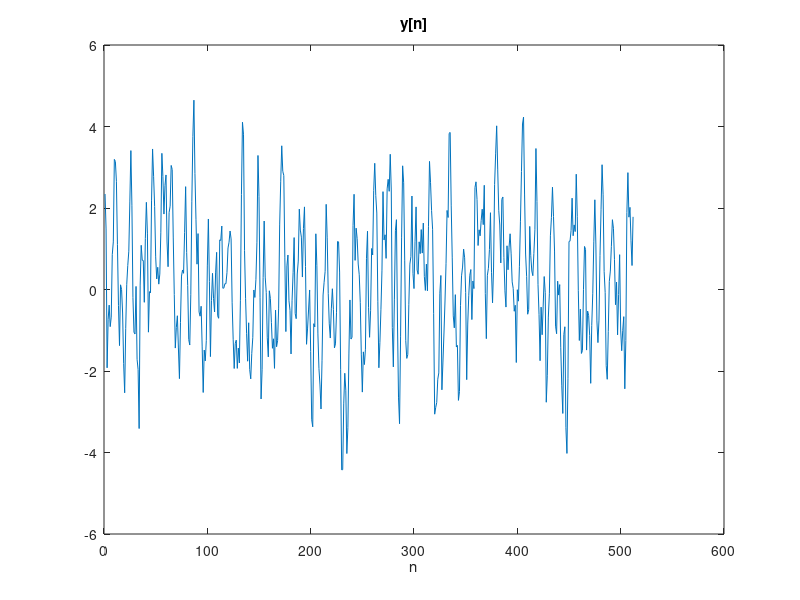
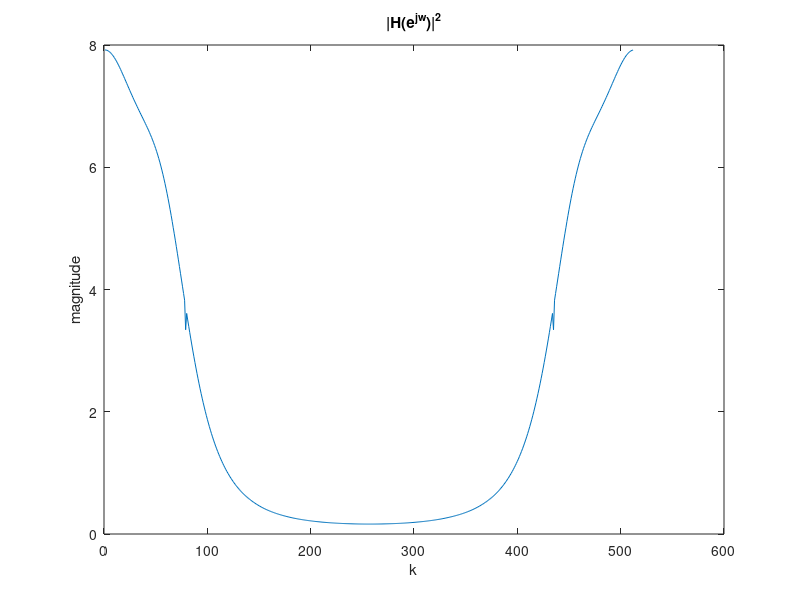
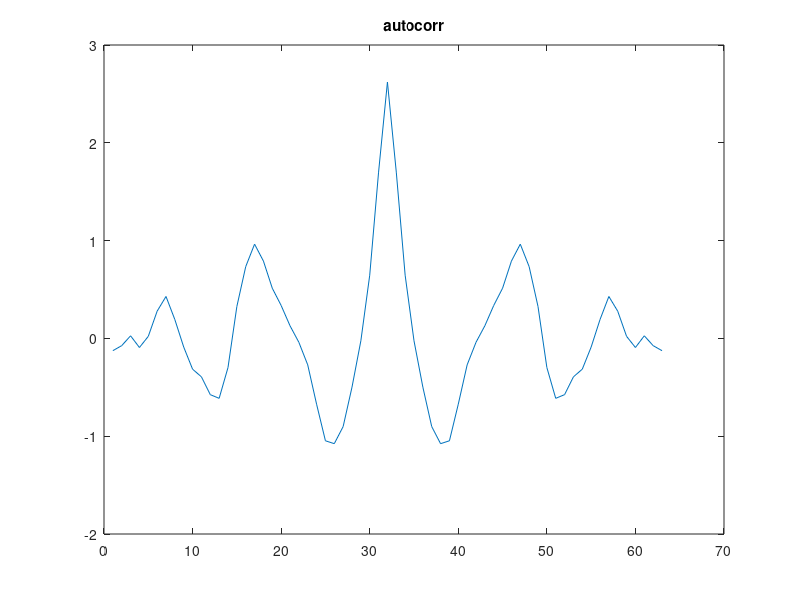
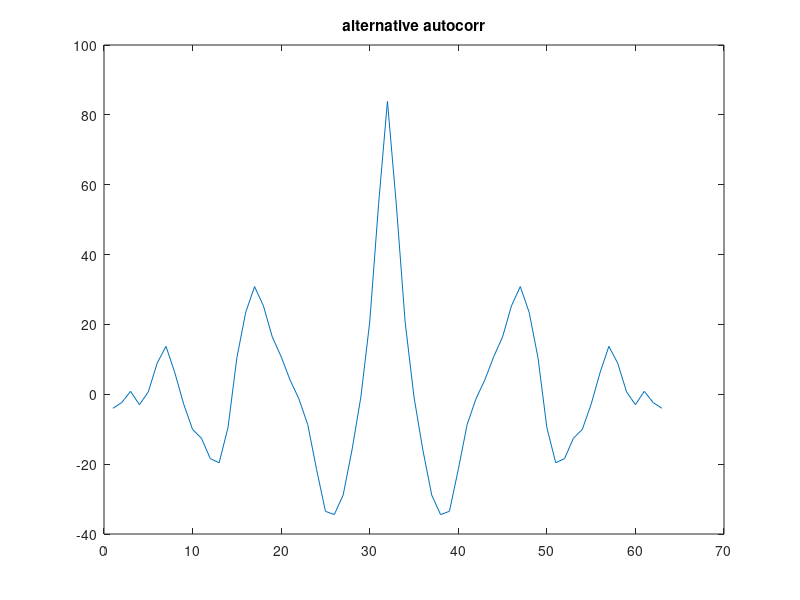

The MATLAB source for these figures, in order: (Note: this script raises an error after producing the figures.)
%% Heading

%Dan Brody
%ECE-310-Digital Signal Processing
%Professor Keene 
%12/15/2021

%*close all is used between sections because there were some errors in
%plots leaking into different sections. set html = false if running code.

html = true;

clc;
close all;

load pj2data.mat

%% Preliminary Plotting

%plotting y and Hejw2

Q = 32;

figure;

plot(1:512, y)
title('y[n]')
xlabel('n')

figure;

plot(1:512, Hejw2)
title('|H(e^{jw})|^2')
ylabel('magnitude')
xlabel('k')



%% A. Autocorrelation and MATLAB

%% A.1

if(html == true)
    close all;
end
figure;

y1_n = y(1:Q);


plot(xcorr(y1_n, y1_n,'biased'))
title('autocorr')

y1_negative_n = fliplr(y1_n);


figure;
plot(conv(y1_negative_n, y1_n))
title('alternative autocorr')

%both autocorrs the same


%before talking about what xcorr would calculate let us talk about 
%biased vs. unbiased estimators. As opposed to biased estimators the 
%expected value of the unbiased estimator of the estimated parameter is 
%the parameter. The biased estimator of autocorrelation (xcorr) 
%is (1/Q) * c_vv [m] where cvv[m] corresponding to the aperiodic correlation of 
%a rectangularly windowed segment of x[n] of length Q. 
%In tandem, however, the unbiased estimator is 1/(Q-|m|) * c_vv [m] 
%so this is the equation that will be calculated when we 
%replace ‘biased’ with ‘unbiased’.

%% A.2

%% (a)

%The fourier transform of the autocorrelation function is the PSD (Power
%Spectral Density) thus the output of the fourier transform must be positive and real.

%% (b)
if(html == true)
    close all;
end
figure;

%Following A.1 c_y1y1[m] = Q * xcorr(y1, y1, 'biased')

cy1_y1 = xcorr(y1_n,y1_n,'biased') * Q;
y_ = fft(cy1_y1,64);
mag = abs(y_);
phse = unwrap(angle(y_));

%plotting magnitude of c_y1y1[m]


stem(1:64,mag)
title('magnitude of 64-point DFT')
xlabel('k')
ylabel('magnitude')

figure;

%plotting phase of c_y1y1[m]

figure;
stem(1:64, phse)
title('phase of 64-point dft')
xlabel('k')
ylabel('phase')

%the relationship between c_y1y1[m] and the deterministic autocorrelation is a
%factor of (1/Q) (i.e. deterministic autocorrelation = (1/Q)*c_y1y1[m]).



%% (c)

if(html == true)
    close all;
end

deterministic_autocorr_1 = (1/Q) * cy1_y1;
deterministic_autocorr_2 =  xcorr(y1_n,y1_n,'biased');


%verifying signal is correct by plotting both signal's phase and magnitude
%response against each other.

y1 = fft(deterministic_autocorr_1,64);
mag1 = abs(y1);
phse1 = unwrap(angle(y1));

y2 = fft(deterministic_autocorr_2,64);
mag2 = abs(y2);
phse2 = unwrap(angle(y2));

%magnitude response subplot

subplot(2,2,1);
stem(1:64,mag1)
title('magnitude of 64-point DFT for Deterministic Autocorr from cy1_y2[m]')
xlabel('k')
ylabel('magnitude')


subplot(2,2,2);
stem(1:64,mag2)
title('magnitude of 64-point DFT for Deterministic Autocorr')
xlabel('k')
ylabel('magnitude')

%phase response subplot

subplot(2,2,3);
stem(1:64,phse1)
title('phase of 64-point DFT for Deterministic Autocorr from c_{y1y2}[m]')
xlabel('k')
ylabel('phase')


subplot(2,2,4);
stem(1:64,phse2)
title('phase of 64-point DFT for Deterministic Autocorr')
xlabel('k')
ylabel('phase')

%% A.3

%% (a)
if(html == true)
    close all;
end
figure;

stem(1:64,mag2)
title('magnitude of 64-point DFT for Deterministic Autocorr')
xlabel('k')
ylabel('magnitude')

%% (b)

if(html == true)
    close all;
end

y1_n_fft = fft(y1_n,64);
disp(size(y1_n_fft))
mag_squared_32 = abs(y1_n_fft).^2;
figure;
stem(1:64,mag_squared_32)
title('magnitude squared of 64-point DFT for y1[n]')
xlabel('k')
ylabel('magnitude^2')

%% (c)

if(html == true)
    close all;
end

y_n_fft = fft(y (1:64), 64);

mag_squared_64 = abs(y_n_fft).^2;
figure;
stem(1:64,mag_squared_64)
title('magnitude squared of 64-point DFT for y[n]')
xlabel('k')
ylabel('magnitude^2')

% relationship between (a) and (b) is a factor of 1/N where N here is 32.
% (i.e.) the graph of (a) = 1/32 * graph in (b). 
%Relationship between (b) and (c) is that (b) is the FFT of y2[n] windowed.

freqresp = downsample(Hejw2,8);

%% B.1

if(html == true)
    close all;
end

err = plot_against_ideal(freqresp,mag2,"Ideal PDS vs. Estimate Using DFT of \phi_{y1y1}");

%% B.2

if(html == true)
    close all;
end

fft_deterministic_autocorr_all = fft(y,1024);
y_k_squared = abs(fft_deterministic_autocorr_all).^2;
autocorr_estimate = (1/512)*y_k_squared;

err_trunc = plot_against_ideal(freqresp, downsample(autocorr_estimate,16), "Ideal PDS vs. Estimate Using DFT of \phi_{yy} w/ Downsampling to 64");

%% B.3

if(html == true)
    close all;
end

periodogram = periodogram_averaging(y, 64);

averaging_err = plot_against_ideal(freqresp, periodogram, "Ideal PDS vs. Periodogram Averaging Estimate");

%There is a notable difference between B.1 and B.2. from B.3. The error for
%B.1. and B.2. are 15.578 and 12.07 respectively whereas the error for B.3
%is 1.3021. In addition, in looking between figures we can see that periodogram
%averaging results in a smoother signal 

%% B.4

if(html == true)
    close all;
end

autocorr_estimate = xcorr(y,y,'biased');
centered_31 = autocorr_estimate((512-15):(512+15));
padded_seq = cat(2,centered_31, zeros(1, 64-31));
fft_padded_seq = abs(fft(padded_seq, 64));

indirect_blackman_tukey_err = plot_against_ideal(freqresp, fft_padded_seq, "Ideal PDS vs. Indirect Blackman-Tukey Estimate");

%% B.5

if(html == true)
    close all;
end

disp("Table of Errors for Different Estimators of PDS")

Errors = [err;err_trunc; averaging_err; indirect_blackman_tukey_err];
Estimators = [ "Estimate Using DFT of \phi_{y1y1}" ; "Estimate Using DFT of \phi_{yy} w/ Truncation at 64" ; "Periodogram Averaging Estimate" ; "Blackman-Tukey Estimate"];
table(Estimators, Errors)

%% (a)
 
%Indirect Blackman-Tukey estimate performed the best having an error of 1.97
%which is less than 1/6 of the second smallest error, 12.07.

%% (b)

%Rather than averaging several waveforms the indirect Blackman-Tukey method is taking the autocorrelation
%estimate as the first calculation and applying a window before taking the DFT 
%which makes the wave smoothed without averaging. The effect is we are convolving
%the periodogram with the fourier transform of the autocorrelation window
%thus smoothing the rapid fluctuations of the periodogram spectrum
%estimate. Another part as to why the Indirect Blackman-Tukey method is
%doing so well is because 0<=|m|<=15
%approaches Q = 31 and as |m| approaches Q, fewer and
%fewer samples of x[n] are involved in the computation of the autocorrelation estimate;
%With less samples the variance of the autocorrelation estimate should
%decrease . Refer to eq. 10.98(b) in the textbook for a mathematical
%interpretation.

%<information can be found on pages 850 - 851 of textbook>

%% (c)

if(html == true)
    close all;
end

figure;

triangular_windowed_centered_31 = (triang(31).').*centered_31;
padded_seq = cat(2,triangular_windowed_centered_31, zeros(1, 64-31));
fft_padded_seq = abs(fft(padded_seq,64));

blackman_tukey_traingular_err = plot_against_ideal(freqresp, fft_padded_seq, "Ideal PDS vs. Indirect Blackman-Tukey Estimate (Triangular)");
disp("Indirect Blackman-Tukey Error w/ Triangular Window : " + num2str(blackman_tukey_traingular_err))

%% Comments
%The calculation is likely different due to the specifications for each
%respective window. For example the rectangular window has an approximate width of main
%lobe of 4pi/(M+1) whereas the triangular/bartlett approximate width of
%main lobe is 8pi/M, indicating that the bartlett window should have more
%width in the mainlobe. This can easily be shown if we compare the figure
%above and the figure calculated in B.5. 


















